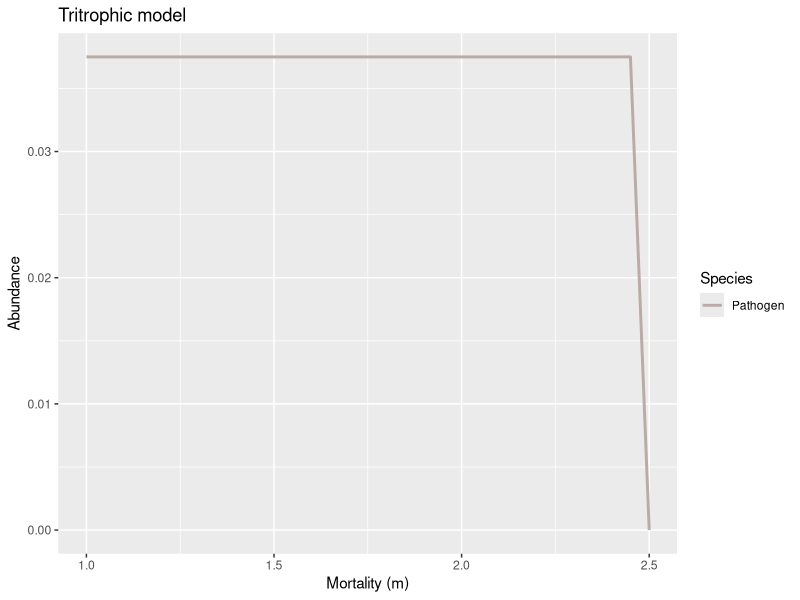
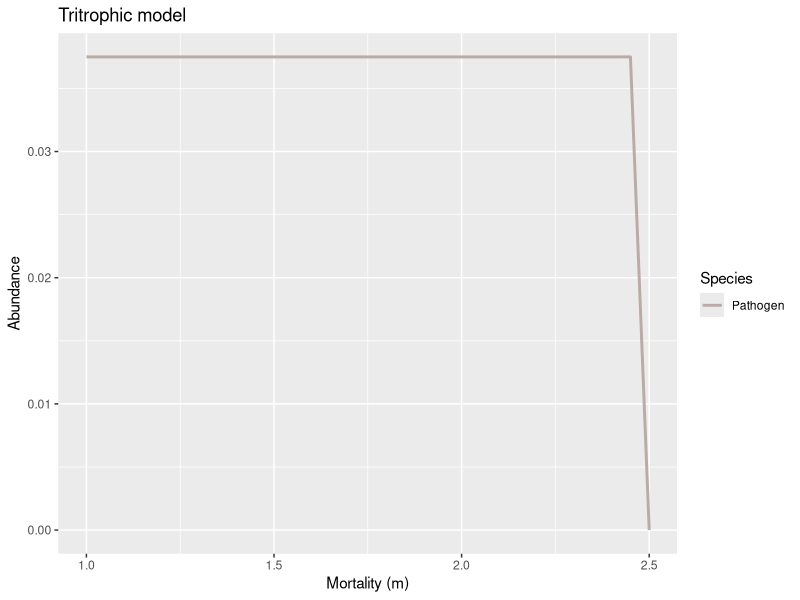

Source code (R) for these figures, in order:
library(deSolve)
library(tidyverse)
library(pracma) 

#### ODE setup----
Model <- function(times, state, parms) {
  with(as.list(c(state, parms)), {
    dH_dt = (h1 * o1 * P1 * H) - (d * H)
    dP1_dt = e1 * a1 * P1 * S - o1 * P1 * H - m1 * P1
    dS_dt = r * S * (1-S/K) - a1 * P1 * S 
    return(list(c(dH_dt, dP1_dt, dS_dt)))
  })
}

### Model parameters ----

times <- seq(0, 6000, by = 0.1)
#state <- c(H = 1, P1H = 0, P2H = 0, P1 = 2, P2 = 2, S = 5)
state <- c(H = 0.1, P1 = 0.1, S = 0.2)
#Change alpha and beta--
parms <- c(r = 1, K = 10,
           a1 = 0.5, psi1 = 1, e1 = 0.5,
           b1 = 0.45, m1 = 0.8, e1H = 0.5,
           o1 = 0.8, h1 = 1, c1 = 0.9, d = 0.03, DL = 0)

comp_out = expand.grid(m1 = seq(1, 2.5, by = 0.05))

#### Create saving space for simulation output----
#combine different parameters and different state variables together
comp_out <- as.data.frame(cbind(comp_out,
                                matrix(0, 
                                       nrow = dim(comp_out)[1],
                                       ###dim(data)[1] is the number of row of data; [2] is col
                                       ncol = length(state))))
names(comp_out) <- c("m1", "H", "P1", "S")


#### Simulate the ODE across the parameter space----
start_time <- Sys.time()
for(i in 1:dim(comp_out)[1]){
  
  temp_parms = parms
  temp_parms["m1"] <- comp_out[i, ]$m1
  
  temp_out <- ode(func = Model, 
                  times = times, 
                  y = state, 
                  parms = temp_parms)

  N_final <- nrow(temp_out)
  comp_out[i, 2:4] = temp_out[N_final, -1] #抓取最後一列的資料，排除時間
}
end_time <- Sys.time()
end_time - start_time

###Data analysis----
extinct_thres = 1e-7
comp_out$Outcome =
  ifelse(comp_out[, "H"] < extinct_thres, "H extincts", "Coexist")


####Plot the result----

###bifurcation plot
comp_out %>%
  select(c(m1, P1)) %>% #m1, H, P1, S
  #mutate(Total = P1H + P1 + H + S) %>%
  pivot_longer(names_to = "Species", values_to = "Abundance", -c(m1)) %>%
  ggplot(aes(x = m1, y = Abundance, color = Species)) +
  geom_line(lwd = 1) + 
  labs(title = "Tritrophic model", x = "Mortality (m)", y = "Abundance", color = "Species")+
  scale_colour_manual(labels = 
                        c("P1" = "Pathogen", "P1H" = expression(P[1/H]),
                          "S" = "Host", "H" = "Hyperparasite", "Total" = "Total"),
                      values = c("P1" = "#BCAAA4", "P1H" = "#82491E",
                                 "S" = "#00AF66", "H" = "#C03728", "Total" = "blue"))


ggsave("Tritrophic model.png", width = 15, height = 11, units = "cm", dpi = 800)
##Save the simulation result
#saveRDS(comp_out, "SS2")
